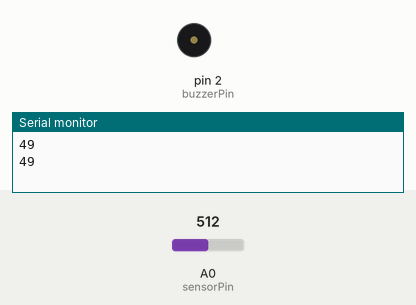
Recording of a sketch running on a simulated Arduino Uno, built with avr-gcc and run on an emulated ATmega328P. Shown: buzzer (waves = sounding), the last lines printed to the serial monitor. Inputs (shaded band) come from the test bench; at power-on: A0 (sensorPin) = 512.

Above: at 1.8 s.
1.9 s: A0 (sensorPin) set to 601
3.4 s: A0 (sensorPin) set to 622
At 4.25 s:
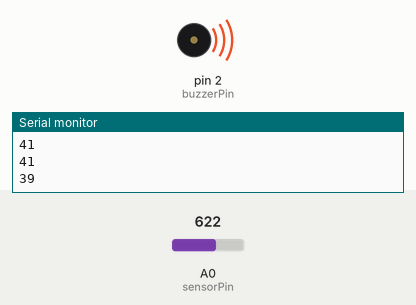
Timing chart, 0 to 13.5 s (numbered marks = the images above; inputs shaded):
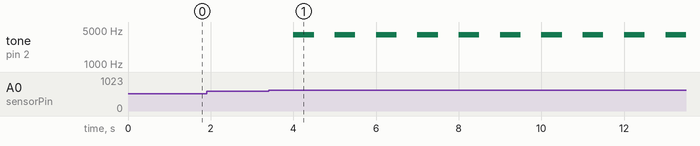

The sketch:

sketch_oct7c.ino
```cpp
const int sensorPin = A0;
const int buzzerPin = 2;

void setup() {
  Serial.begin(9600);
  pinMode(buzzerPin, OUTPUT);
}

void loop() {
  int sensorValue = analogRead(sensorPin);
  int moisturePercent = map(sensorValue, 1023, 0, 0, 100);

  Serial.println(moisturePercent); // Send only % value

  if (moisturePercent < 40) {
    tone(buzzerPin, 4000, 500);
  } else {
    noTone(buzzerPin);
  }

  delay(1000); // 1 second update
}
```

Measured:
- the behaviour switches between 613 and 614 on A0 (sensorPin) (found by bisection; images 0 and 1)
- after the input at 3.4 s, tone on pin 2 (buzzerPin): alternates 4000 Hz for 0.50 s and silent for 0.50 s, starting after 0.60 s
